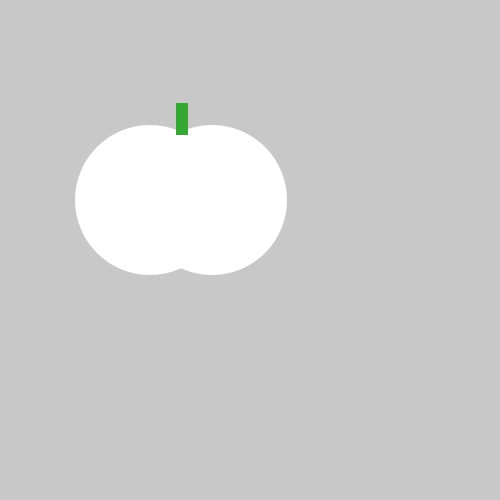
Frame 1 (no input)
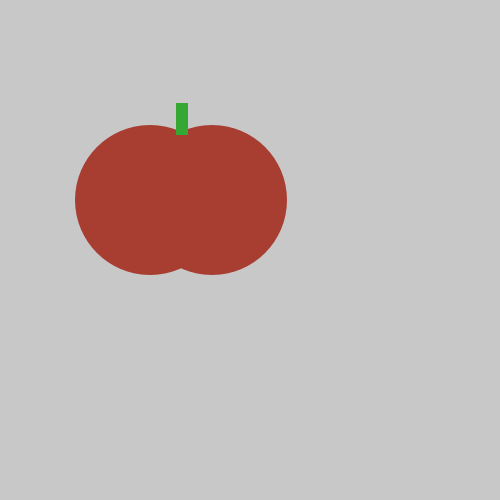
Frame 60 (the mouse pressed at the canvas centre just before this capture)
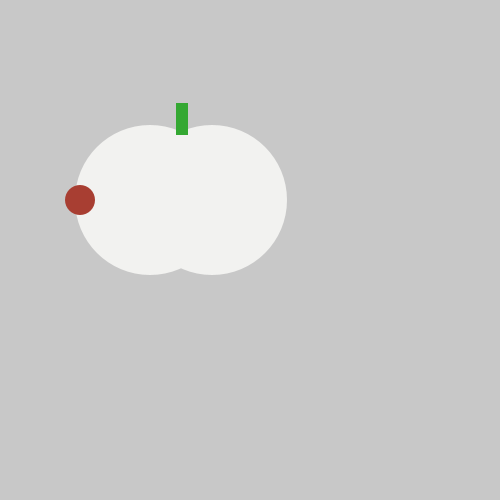
Frame 120 (the mouse held since frame 60 and released just before this capture)

The Processing sketch that drew these frames (run headless with seeded random() and noise(); from frame 60 on, the mouse is pressed at the canvas centre):

// Processing sketch: tasty_tomato
// ── tasty_tomato.pde
void setup() {
    size(500, 500);
}
void draw() {
    background(200, 200, 200);
    noStroke();
    
    
    ellipse(212, 200, 150, 150);
    ellipse(150, 200, 150, 150);
    fill (#34a832);
    
    rect(176, 103, 12, 32);
    fill(#a83e32);
    
    if(mousePressed == true) {
      
      ellipse(80, 200, 30, 30);
      fill(#f2f2f0);
}
}
